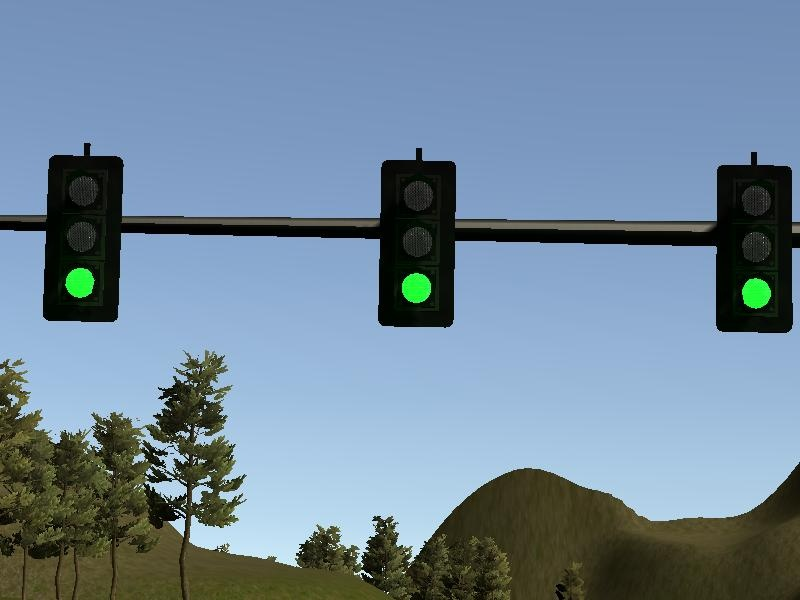
#> input picture ros/src/tl_detector/light_classification/image210.jpg, 800 x 600 px
$ python -i tl_SWRP.py   (imports and definitions only)
#> lines starting #> are read from the running program, lines starting #| are printed output that depends on the picture; after the words box and inside, x2 and y2 are one past the last pixel; in counts of white or black regions, pixels touching at a corner belong together
#> further down, picture is the input picture: shape (600, 800, 3); mean B, G, R 153.6, 135, 112.9
import cv2
import numpy as np

class TLClassifier_SWRP(object):

    def __init__(self):
        self.blocksize = 64

        """
        light code:
            1 == green light
            2 == yellow light
            3 == red light
            0 == unknow
        """
        self.light = 0

    def classifyTL(self, image):

        # Colour converstion from BGR to HSV
        image_data = cv2.cvtColor(image, cv2.COLOR_BGR2HSV)
#> image_data: shape (600, 800, 3); mean H, S, V 86.9, 97.7, 160.6

        cv2.imwrite('image_data.jpg', image_data)
        # get the image center geometry
        stride          = self.blocksize/2
        nredcircles     = 0
        nyellowcircles  = 0
        ngreencircles   = 0

        # Threshold  colors for HSV block to exact red high , red low  and yellow block bit masks
        """ red color """
        redImageLowTh   = cv2.inRange(image_data, np.array([0, 100, 100]), np.array([10, 255, 255]))
#> redImageLowTh: shape (600, 800); every value is 0
        redImageHighTh  = cv2.inRange(image_data, np.array([150, 100, 100]), np.array([179, 255, 255]))

        """ yellow color """

        yellowImage       = cv2.inRange(image_data, np.array([30, 70, 50]), np.array([60, 255, 255]))
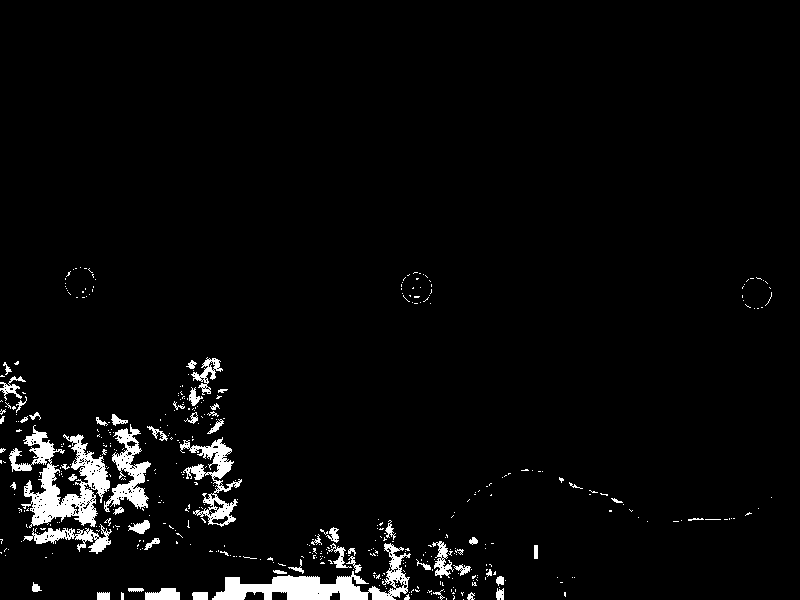
#> yellowImage: shape (600, 800); 3.6% white; 454 white regions (395 under 20 px), largest, box (x1, y1, x2, y2) and area: (9, 425, 110, 528) 4056, (212, 543, 411, 600) 3492, (180, 437, 242, 527) 1697

        cv2.imwrite('redImageLowTh.jpg'  ,redImageLowTh)
        cv2.imwrite('redImageHighTh.jpg'  ,redImageHighTh)
        cv2.imwrite('yellowImage.jpg'  ,yellowImage)
        nprocessblockrows = (image_data.shape[0]) - (image_data.shape[0]/4)
#> nprocessblockrows = 450

        """
        Loop through each 64x64 block in selected ROI
        """
        for row in range(0, int(nprocessblockrows), int(stride)):
            for col in range(int(image_data.shape[1]/4), int((image_data.shape[1]) - stride), int(stride)):

                # Extract block data for detection of colors
                YellowRoi   = yellowImage[row:row + self.blocksize, col:col + self.blocksize]
                RedHRoi     = redImageHighTh[row:row + self.blocksize, col:col + self.blocksize]
                RedLRoi     = redImageLowTh[row:row + self.blocksize, col:col + self.blocksize]

                # Combine high and low range red circle masks to single bit mask
                RedROImask = cv2.addWeighted(RedLRoi, 1.0, RedHRoi, 1.0, 0.0)

                # Apply gaussian blur filter on each color bit masks to remove
                # unwanted noise and Apply Hough circle detection on each
                # induvisual masks to get count of number of circles
                redcircles    = None
                yellowcircles = None

                # optimization to reduce processing time check any red pixel before applying hough circles
                Ysum = np.sum(YellowRoi)
                Rsum = np.sum(RedROImask)

                if Rsum > 0 :
                    RedROImask = cv2.GaussianBlur(RedROImask,(9, 9), 2, 2)
                    redcircles = cv2.HoughCircles(
                                                    RedROImask,
                                                    cv2.HOUGH_GRADIENT,
                                                    1,
                                                    20,
                                                    param1 = 100,
                                                    param2 = 25,
                                                    minRadius = 0,
                                                    maxRadius = self.blocksize
                                                   )

                if Ysum > 0 :
                    YellowRoi = cv2.GaussianBlur( YellowRoi, (9, 9), 2, 2)
                    yellowcircles = cv2.HoughCircles( YellowRoi,
                                                      cv2.HOUGH_GRADIENT,
                                                      1,
                                                      20,
                                                      param1 = 100,
                                                      param2 = 25,
                                                      minRadius = 0,
                                                      maxRadius = self.blocksize
                                                     )

                #Count number of circles detected in each bit masks
                if redcircles is not None:
                    nredcircles = nredcircles + len(redcircles)

                if yellowcircles is not None:
                    nyellowcircles = nyellowcircles + len(yellowcircles)
#> RedLRoi: shape (64, 56); every value is 0
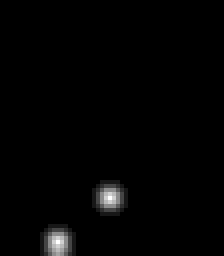
#> YellowRoi: shape (64, 56) (shown 4 times larger); min 0, max 11, mean 0.141; drawn with min black and max white
#> after the loop, nredcircles = 0; nyellowcircles = 3


        # classify color of detected circles based on number of circles detected
        #print(nredcircles, nyellowcircles, ngreencircles)

        if (nredcircles > 0) and (nredcircles > nyellowcircles):
            self.light = 3
            return self.light # TrafficLight.RED

        elif (nyellowcircles > 0) and (nyellowcircles > nredcircles):
            self.light = 1
            return self.light # TrafficLight.YELLOW
        else:
            self.light = 0
            return self.light #TrafficLight.UNKNOWN

>>> import cv2
>>> picture = cv2.imread('image210.jpg')
>>> result = TLClassifier_SWRP().classifyTL(picture)
#> result = 1
